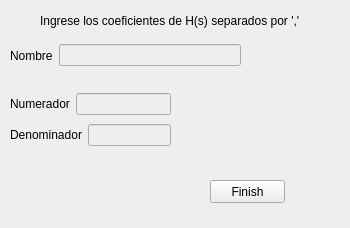
<?xml version="1.0" encoding="UTF-8"?>
<ui version="4.0">
 <class>Input</class>
 <widget class="QWidget" name="Input">
  <property name="geometry">
   <rect>
    <x>0</x>
    <y>0</y>
    <width>350</width>
    <height>228</height>
   </rect>
  </property>
  <property name="sizePolicy">
   <sizepolicy hsizetype="Fixed" vsizetype="Fixed">
    <horstretch>0</horstretch>
    <verstretch>0</verstretch>
   </sizepolicy>
  </property>
  <property name="windowTitle">
   <string/>
  </property>
  <property name="styleSheet">
   <string notr="true">background:rgb(238,238,238)</string>
  </property>
  <widget class="QPushButton" name="finish">
   <property name="geometry">
    <rect>
     <x>210</x>
     <y>180</y>
     <width>75</width>
     <height>23</height>
    </rect>
   </property>
   <property name="text">
    <string>Finish</string>
   </property>
  </widget>
  <widget class="QLabel" name="instructions">
   <property name="geometry">
    <rect>
     <x>40</x>
     <y>10</y>
     <width>271</width>
     <height>21</height>
    </rect>
   </property>
   <property name="text">
    <string>Ingrese los coeficientes de H(s) separados por ','</string>
   </property>
  </widget>
  <widget class="EquationGraphWidget" name="equation" native="true">
   <property name="geometry">
    <rect>
     <x>174</x>
     <y>83</y>
     <width>161</width>
     <height>71</height>
    </rect>
   </property>
   <property name="sizePolicy">
    <sizepolicy hsizetype="Fixed" vsizetype="Fixed">
     <horstretch>0</horstretch>
     <verstretch>0</verstretch>
    </sizepolicy>
   </property>
   <property name="styleSheet">
    <string notr="true">background:rgb(238,238,238)</string>
   </property>
  </widget>
  <widget class="QWidget" name="layoutWidget">
   <property name="geometry">
    <rect>
     <x>10</x>
     <y>90</y>
     <width>161</width>
     <height>61</height>
    </rect>
   </property>
   <layout class="QVBoxLayout" name="verticalLayout">
    <item>
     <layout class="QHBoxLayout" name="horizontalLayout">
      <item>
       <widget class="QLabel" name="numerador">
        <property name="text">
         <string>Numerador</string>
        </property>
       </widget>
      </item>
      <item>
       <widget class="QLineEdit" name="num_input"/>
      </item>
     </layout>
    </item>
    <item>
     <layout class="QHBoxLayout" name="horizontalLayout_2">
      <item>
       <widget class="QLabel" name="denominador">
        <property name="text">
         <string>Denominador</string>
        </property>
       </widget>
      </item>
      <item>
       <widget class="QLineEdit" name="den_input"/>
      </item>
     </layout>
    </item>
   </layout>
  </widget>
  <widget class="QWidget" name="">
   <property name="geometry">
    <rect>
     <x>10</x>
     <y>40</y>
     <width>231</width>
     <height>31</height>
    </rect>
   </property>
   <layout class="QHBoxLayout" name="horizontalLayout_3">
    <item>
     <widget class="QLabel" name="label">
      <property name="text">
       <string>Nombre</string>
      </property>
     </widget>
    </item>
    <item>
     <widget class="QLineEdit" name="labelName">
      <property name="maxLength">
       <number>20</number>
      </property>
     </widget>
    </item>
   </layout>
  </widget>
 </widget>
 <customwidgets>
  <customwidget>
   <class>EquationGraphWidget</class>
   <extends>QWidget</extends>
   <header location="global">equationgrapher.h</header>
   <container>1</container>
  </customwidget>
 </customwidgets>
 <resources/>
 <connections/>
</ui>
